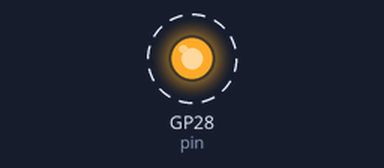
The program below on a simulated Raspberry Pi Pico running MicroPython. Shown: output pins drawn as LEDs (lit = HIGH). Dashed ring = blinking. What the program prints to the serial console is not drawn.

Above: at 0.2 s.
Timing chart, 0 to 3.0 s (numbered marks = the images above):
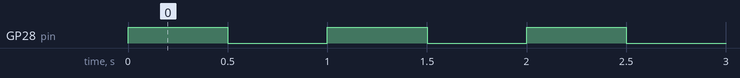

Measured:
- by itself, GP28 (pin): alternates HIGH for 0.50 s and LOW for 0.50 s

The program:

main.py
```python
from machine import Pin
from utime import sleep

pin = Pin(28, Pin.OUT)

print("LED starts flashing...")
while True:
    try:
        pin.value(1)  # turn on the LED
        sleep(0.5)      # sleep 1sec
        pin.value(0)  # turn off the LED
        sleep(0.5)      # sleep 1sec
    except KeyboardInterrupt:
        break
pin.off()
print("Finished.")
```
